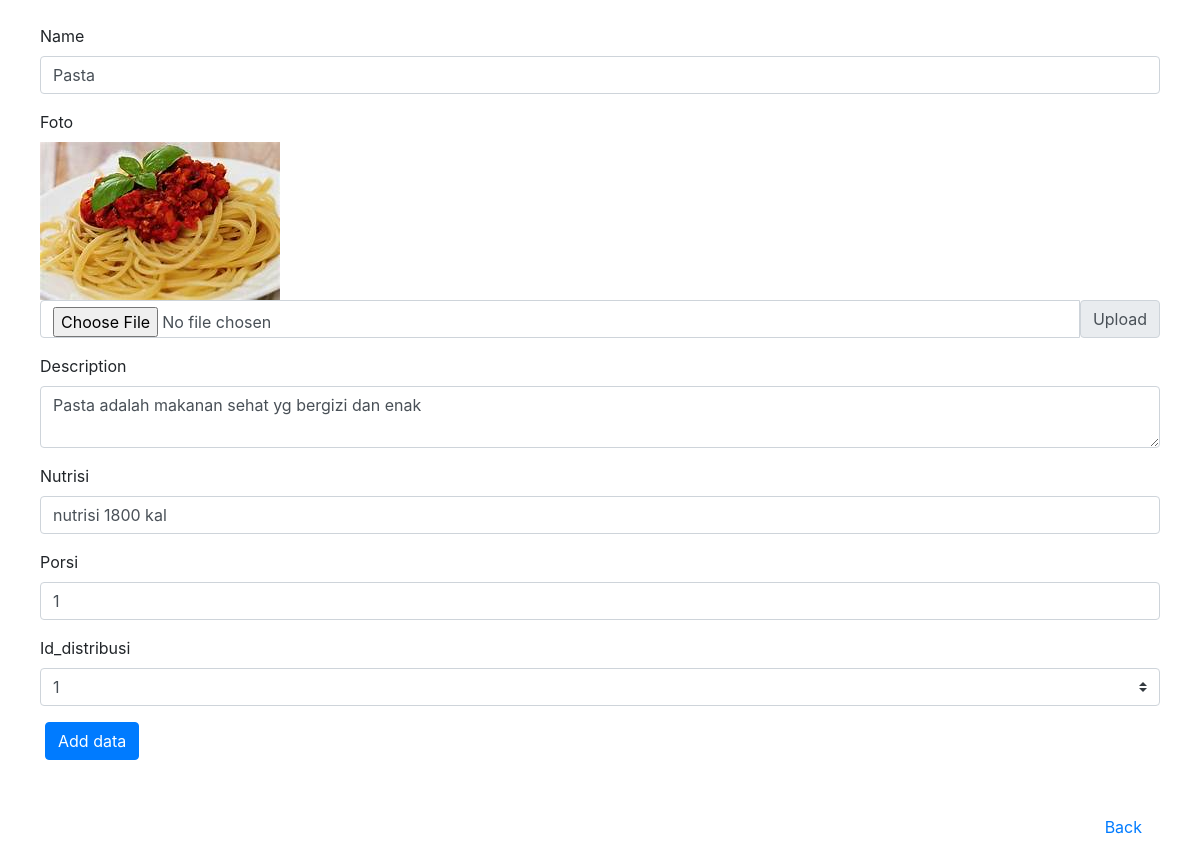
/product/edit.php?id=1, run on the app's committed database.
### tables this page shows
CREATE TABLE `product` (
  `id` int(11) NOT NULL,
  `namesP` varchar(50) NOT NULL,
  `photos` varchar(35) NOT NULL,
  `descc` varchar(100) NOT NULL,
  `nutrisi` varchar(50) NOT NULL,
  `serving_size` varchar(50) NOT NULL,
  `id_distribusi` varchar(50) NOT NULL
);

### product/edit.php (the view, shortened to what this page needs)
<?php
require '../conn.php';
if(isset($_GET['id'])){
$id = $_GET['id'];
$query =  mysqli_query($conn, "SELECT * FROM product WHERE id=$id");
$result = mysqli_fetch_assoc($query);
}
?>
<!doctype html>
<html lang="en">
  <head>
    <link href="../css/bootstrap.min.css" rel="stylesheet">
  </head>
  <body>
 <div class="container">
 <form class="mt-4" method="post" action="" enctype="multipart/form-data">
      <div class="form-row d-block">
        <div class="form-group ">
          <label for="nameguru">Name </label>
          <input type="text" name="name" class="form-control" id="namesiswa" value="<?= $result['namesP']; ?>">
        </div>
        <div class="form-group">
        <div>
<label for="inputZip">Foto</label><br>
<img src="img/<?=$result['photos'] ?>" alt="">
        <div class="input-group mb-3">
  <input type="file" class="form-control" id="inputGroupFile02" name="foto">
  <label class="input-group-text" for="inputGroupFile02">Upload</label>
</div>
  <label for="exampleFormControlTextarea1" class="form-label">Description</label>
  <textarea class="form-control" id="exampleFormControlTextarea1" rows="2" name="description"><?= $result['descc']; ?></textarea>
</div>
        </div>
        <div class="form-group ">
          <label for="nameguru">Nutrisi </label>
          <input type="text" name="nutrisi" class="form-control" id="namesiswa" value="<?= $result['nutrisi']; ?>">
        </div>
      </div>
      <div class="form-row d-block">
        <div class="form-group">
          <label for="inputCity">Porsi</label>
          <input type="number" name="porsi" class="form-control" id="inputCity" value="<?= $result['serving_size']; ?>">
        </div>
        <div class="form-group ">
          <label for="nameguru">Id_distribusi </label>
          <select class="custom-select" name="iddist">
            <?php  $numbers = [1,2,3,4,5];?>
            <?php foreach( $numbers as $num): ?>
            <option value="<?=$num; ?>" <?= $result['id_distribusi'] == $num ? "selected" : "" ?>><?=$num; ?></option>
<?php endforeach; ?>
          </select>
        </div>
      </div>
      <button type="submit" name="submit" class="btn btn-primary">Add data</button>
    </form>
    <button type="button" class="btn btn-link mt-5 float-right" onclick="document.location.href='../home.php';">Back</button>
  </div>
  </body>
</html>

### data on the page
product: name "Pasta", photos (picture), description "Pasta adalah makanan sehat yg bergizi dan enak", nutrisi "nutrisi 1800 kal", porsi "1", iddist "1"
